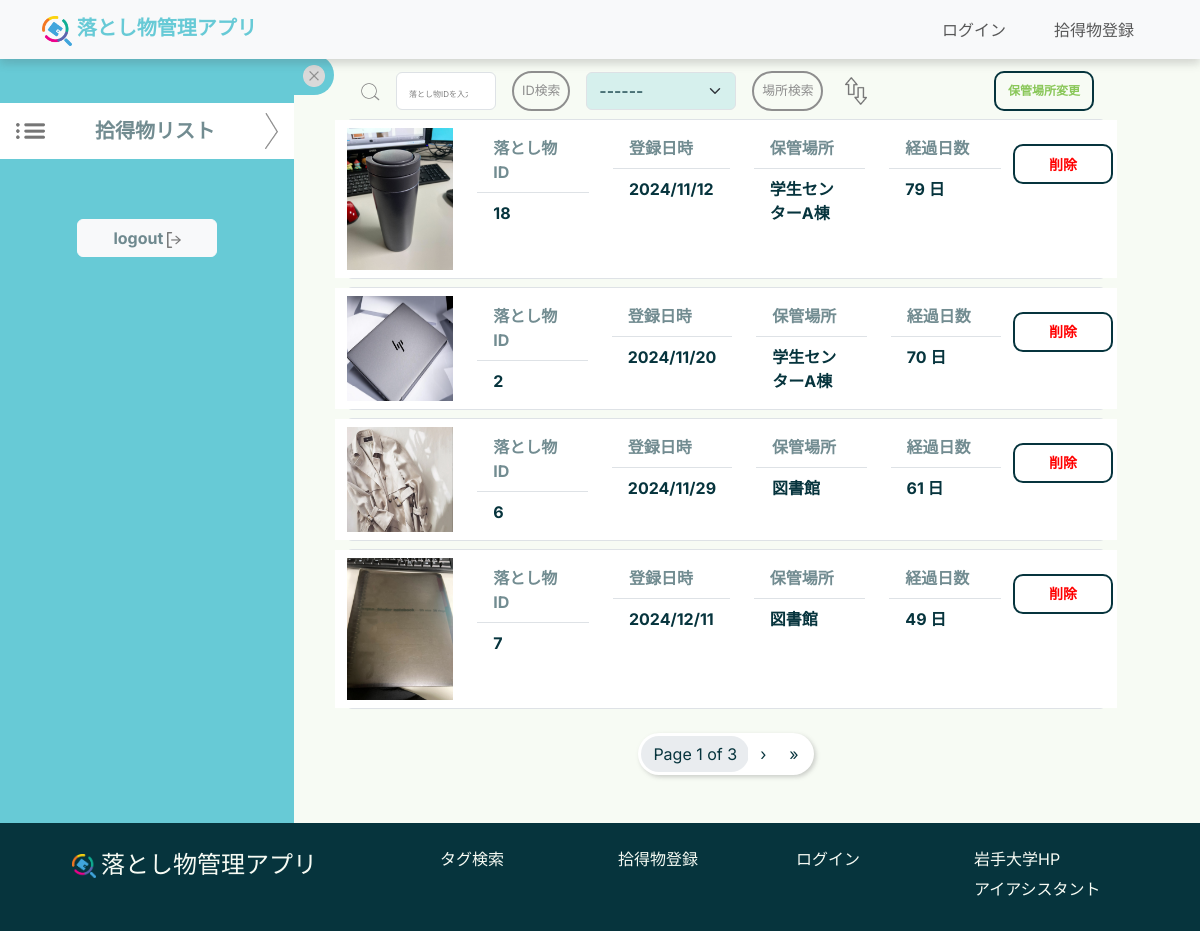
/mypage/administrator/, run on an earlier commit of the app's database.
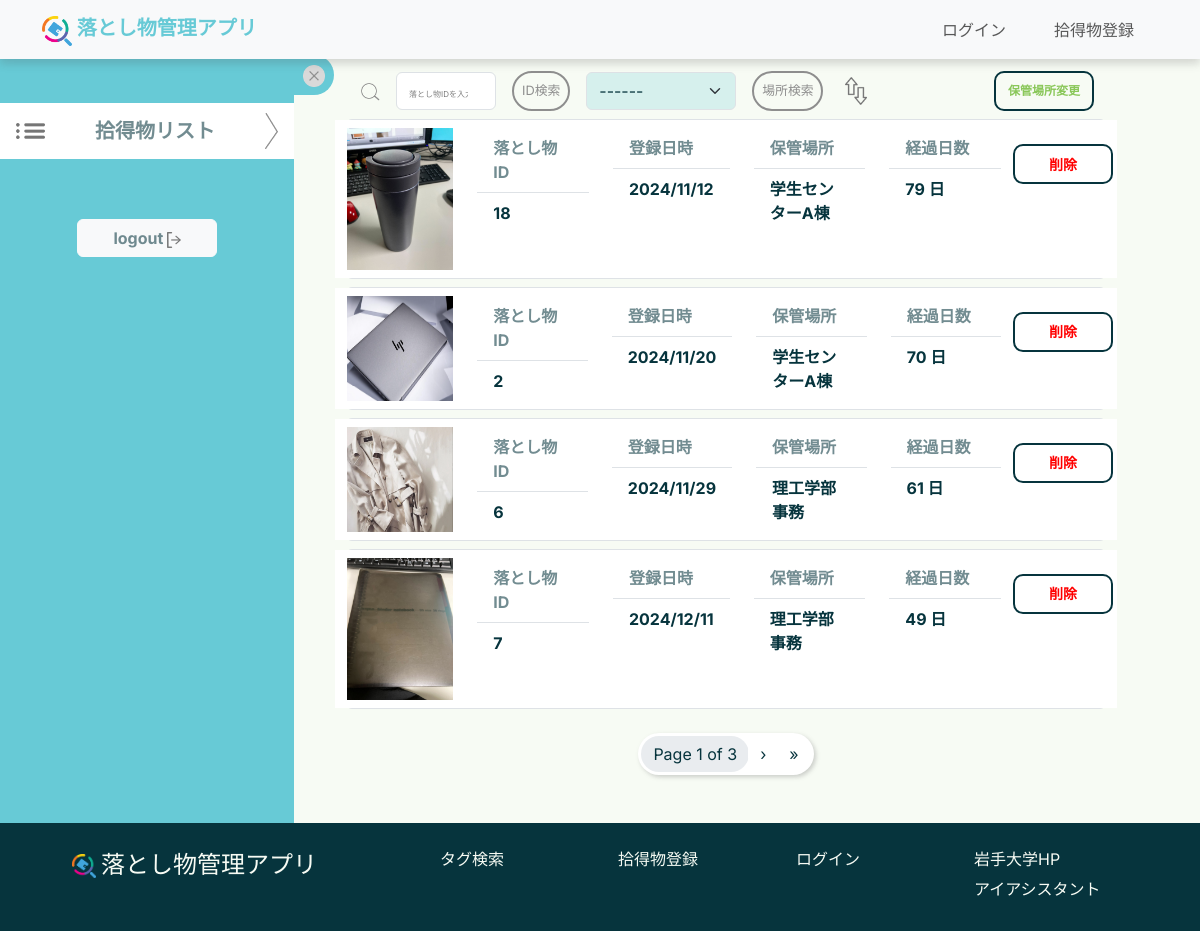
And on a later commit of the database.
### top/models.py (models this page shows, shortened)
class ItemImage(models.Model):
    id = models.AutoField(primary_key=True)
    item = models.ForeignKey(Item, on_delete=models.CASCADE, verbose_name="Item")
    image_path = models.ImageField(upload_to='item_images/', max_length=255, blank=True, null=True,
                                   verbose_name='Item Images')
    uploaded_at = models.DateTimeField(auto_now_add=True, null=True, blank=True)

class Item(models.Model):
    item_id = models.AutoField(primary_key=True)
    item_name = models.ForeignKey(ItemsNameTag, on_delete=models.CASCADE, verbose_name="Item Name")
    PorD_location = models.ForeignKey(PickedOrDroppedLocationsTag, on_delete=models.CASCADE,
                                      verbose_name="Picked or Dropped Location")
    storage_location = models.ForeignKey(StorageLocationsTag, on_delete=models.CASCADE, verbose_name="Storage Location", null=True)
    item_type = models.IntegerField(verbose_name="Item Type", help_text="0: Found, 1: Lost")
    status = models.SmallIntegerField(verbose_name="Status", help_text="0: Pending, 1: In Progress, 2: Resolved")
    created_at = models.DateTimeField() # 時間を自動的に更新しない
    updated_at = models.DateTimeField(auto_now=True, null=True, blank=True)
    contact_email = models.EmailField(max_length=100, null=True, blank=True)
    contact_phone = models.CharField(max_length=20, null=True, blank=True)
    description = models.TextField(null=True, blank=True)

class StorageLocationsTag(models.Model):
    storage_location_id = models.AutoField(primary_key=True)
    storage_location_name = models.CharField(max_length=100, verbose_name="Storage Location Name",
                                             help_text="Name of the place to store lost items, e.g., administrative office, library, etc.")
    description = models.TextField(null=True, blank=True)
    def __str__(self):
        return self.storage_location_name

### mypage/views.py (the view, shortened to what this page needs)
# urls.py: path("administrator/", views.admin_mypage, name="admin_mypage"),
def admin_mypage(request):
    search_ID = ""
    storage_tags = StorageLocationsTag.objects.all()
    order = request.session.get("order", "asc") # セッションから現在のorderを取得。デフォルトは'asc'
    selected_location = request.session.get("selected_location", "")  # セッションから選択された保管場所を取得
    if selected_location == "":
        founditemimages = ItemImage.objects.select_related("item").order_by("item__created_at")
    else:
        founditemimages = ItemImage.objects.select_related("item").order_by("item__created_at")
        location = StorageLocationsTag.objects.get(storage_location_name=selected_location)
        founditemimages = founditemimages.filter(item__storage_location=location)
    if order == "asc":
        founditemimages = founditemimages.order_by("item__created_at")
    elif order == "des":
        founditemimages = founditemimages.order_by("-item__created_at")
    if search_ID == "":
        pass
    else:
        search_ID = int(search_ID) # item_idのデータ型はint
        founditemimages = founditemimages.filter(item__item_id=search_ID)
    print(order)
    print(selected_location)
    paginator = Paginator(founditemimages, 4)  # 1ページに10件表示
    page_number = request.GET.get('page', 1)
    page_obj = paginator.get_page(page_number)
    return render(request, "administrator.html", {"founditemimages": page_obj, "storagetags": storage_tags})

### mypage/templates/administrator.html (shortened to what the changed rows need)
{% extends "base.html" %}
{% load static %}
{% block content %}
<body>
    <div class="container-fluid row" style="display: flex; width: 100%">
        <div class="col-xl-8 col-sm-12 my-2" id="main-content">
            {% if founditemimages %}
                <div id="content-desktop" style="display:none;">
                    {% for image in founditemimages %}
                        <div class="border my-2 rounded">
                            <div class="row" style="background-color: #FFFFFF;">
                                <img src="{{ image.image_path.url }}" class="col-2 my-2">
                                <div class="col my-2">
                                    <ul class="list-group list-group-flush no-underline">
                                        <li class="list-group-item fw-bold" style="color: #06343D90">落とし物ID</li>
                                        <li class="list-group-item fw-bold" style="color: #06343D">{{ image.item.item_id }}</li>
                                    </ul>
                                </div>
                                <div class="col my-2">
                                    <ul class="list-group list-group-flush no-underline">
                                        <li class="list-group-item fw-bold" style="color: #06343D90">登録日時</li>
                                        <li class="list-group-item fw-bold" style="color: #06343D">{{ image.item.created_at|date:"Y/m/d" }}</li>
                                    </ul>
                                </div>
                                <div class="col my-2">
                                    <ul class="list-group list-group-flush no-underline">
                                        <li class="list-group-item fw-bold" style="color: #06343D90">保管場所</li>
                                        <li class="list-group-item fw-bold" style="color: #06343D">{{ image.item.storage_location }}</li>
                                    </ul>
                                </div>
                                <div class="col my-2">
                                    <ul class="list-group list-group-flush no-underline">
                                        <li class="list-group-item fw-bold" style="color: #06343D90">経過日数</li>
                                        <li class="list-group-item fw-bold" style="color: #06343D">
                                            <span class="elapsed-days" data-created-at="{{ image.item.created_at|date:"Y-m-d H:i:s" }}"></span>
                                        </li>
                                    </ul>
                                </div>
                                <button type="button" class="btn btn-outline-secondary custom-red fw-bold mt-4 me-1 delete-btn"
                                        data-id="{{ image.item.item_id  }}" data-name="{{ image.item.item_id }}"
                                        style="width: 100px; height: 40px; color: #ff0000; border-color: #06343D; border-width: 2px; border-radius: 10px; font-size: 14px;"
                                        data-bs-toggle="modal" data-bs-target="#delete-modal">
                                        削除
                                </button>
                            </div>
                        </div>
                    {% endfor %}
                </div>
            {% else %}
                <br><br>
                <p>そのような落とし物は登録されていません</p>
            {% endif %}
        </div>
    </div>
</body>
{% endblock content %}

What changed in the data, as far as the page shows it:
changed through a linked row, ItemImage (number 3 of 4 on the later page): item.storage_location "図書館" → "理工学部事務"
changed through a linked row, ItemImage (number 4 of 4 on the later page): item.storage_location "図書館" → "理工学部事務"
